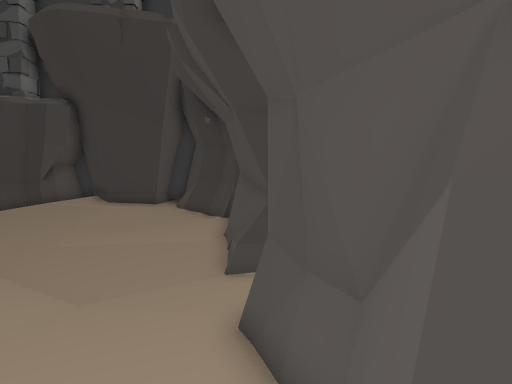
View 1 (above)

12 first-person views from a walk through a scene from a Unity 3-D project. The camera is 1.5 m above the floor, tilts 4° down and sees 80° across. The floor is counted in squares, 1 m on a side. Each view is taken from the middle of a square. On the plan, view 1 faces up. The plan holds only what a view shows up to about 15 squares ahead; the rest is blank. The place goes on beyond the plan. Some animated figures are left out.

View 2
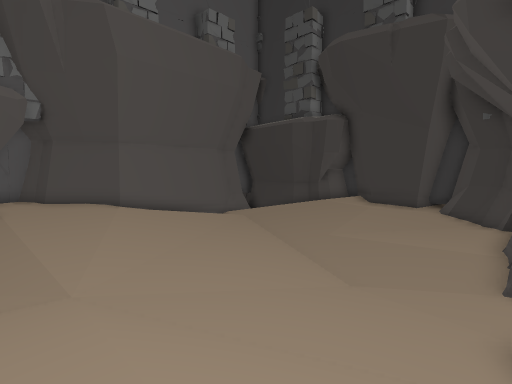

View 3
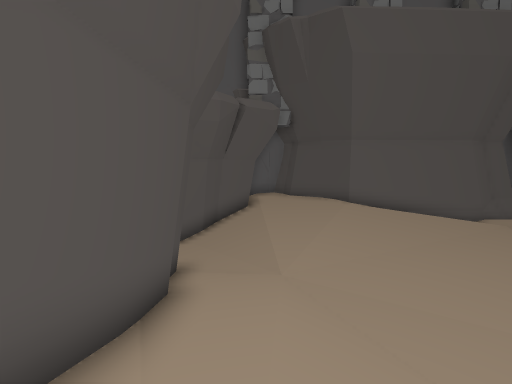

View 4
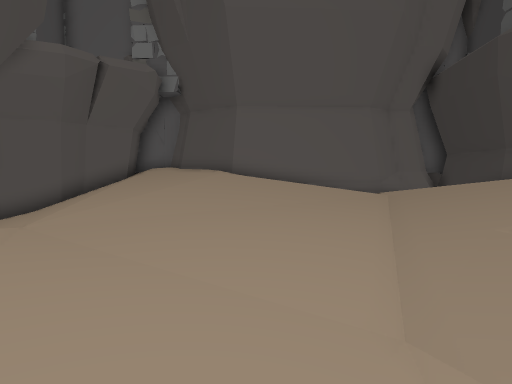

View 5
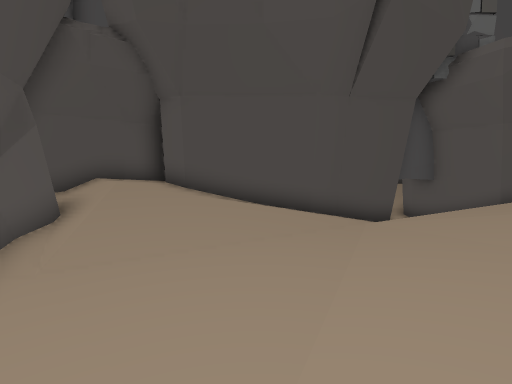

View 6
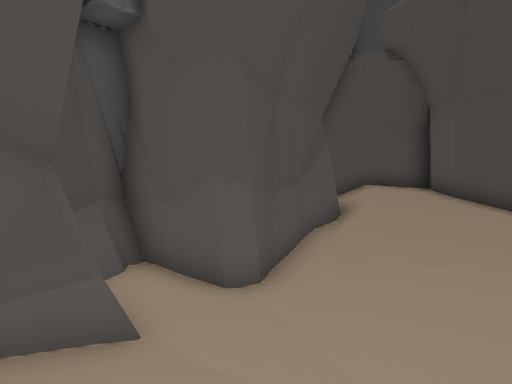

View 7
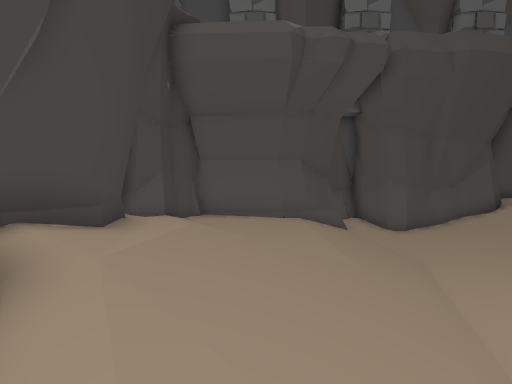

View 8
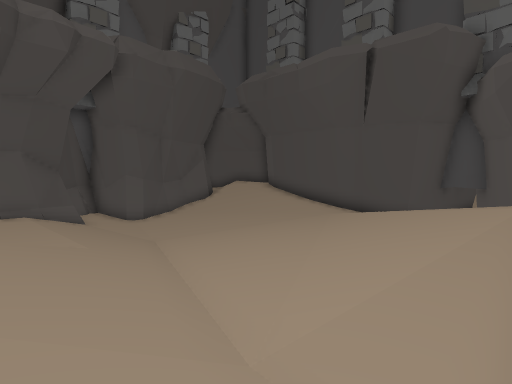

View 9
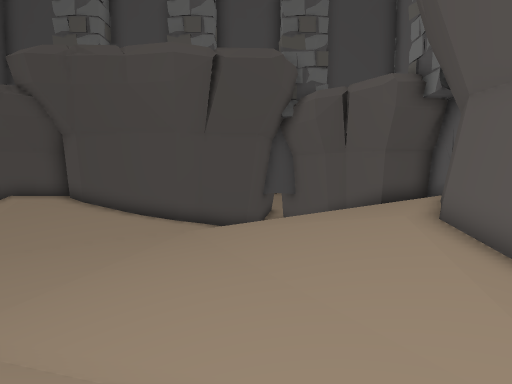

View 10
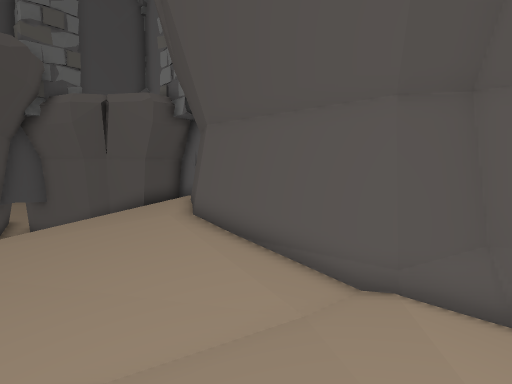

View 11
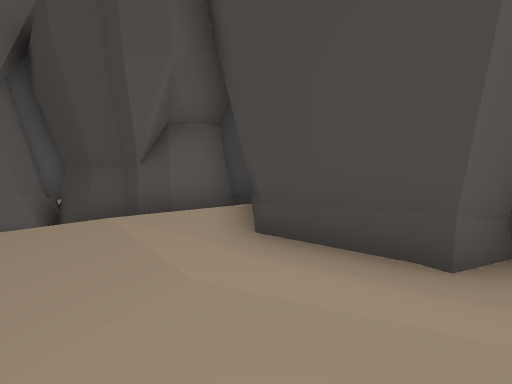

View 12
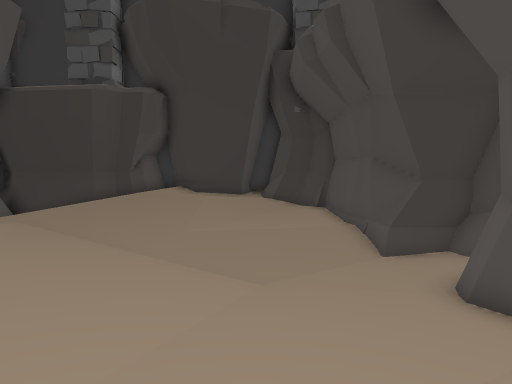

### Floor plan
Key: @ floor where view 1 was taken; # wall or solid block; . main floor; : floor 0.25 m higher than the main floor; - floor 0.25 m lower than the main floor; + floor 0.5 m higher than the main floor; _ floor 0.5 m lower than the main floor; * floor 0.75 m higher than the main floor; < floor 0.75 m lower than the main floor; % floor 1 m higher than the main floor; / step, stairs or slope.
Columns run from 16 left of view 1 to 2 right of it. Each row starts with its distance up from view 1.
 15        #######
 14      ###%###+###
 13   ####+*****//:#
 12   #///****///::#
 11   #/:+++++//..:#
 10   #.::::::/....##
  9   #.:..........##
  8   #:::..-------/###
  7   #++:..--_______-#
  6   #++::.--__<<__###
  5   #/*+:..--_____##
  4   #/*+:..--_____##
  3  ##%*++:.------/-#
  2 ##%**++:..---////#
  1  %%**++:..-//////##
  0 #////////-.::++/@/#
 -1 ####////--..::+*%##
 -2    ##//###########
 -3     #_<#
 -4     ####

Where each view was taken, in squares from view 1:
view 1: 0 up, 0 right, facing up
view 2: 1 down, 0 right, facing up-left
view 3: 0 up, 0 right, facing left
view 4: 5 up, 1 left, facing left
view 5: 8 up, 4 left, facing down
view 6: 9 up, 4 left, facing down-right
view 7: 11 up, 12 left, facing right
view 8: 11 up, 13 left, facing down-right
view 9: 11 up, 9 left, facing down
view 10: 12 up, 8 left, facing down-left
view 11: 11 up, 4 left, facing up-left
view 12: 0 up, 4 left, facing up
